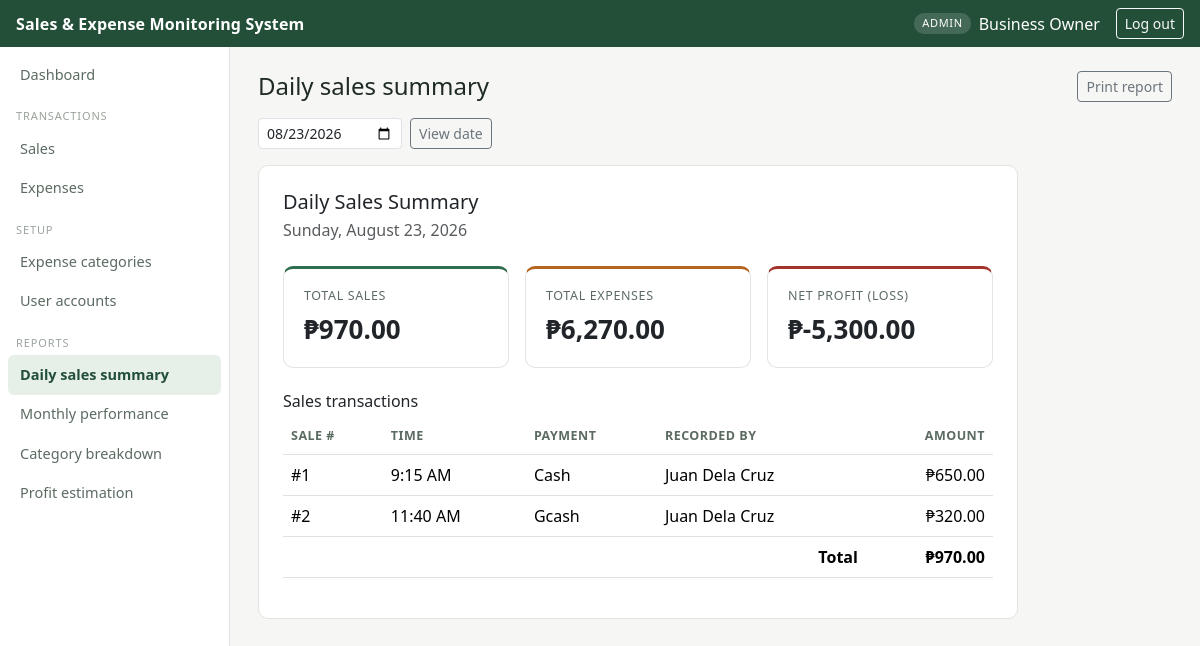
The app's page /app/modules/reports/daily_sales.php (signed in) with its own data.
### tables this page shows
CREATE TABLE sales (
    sale_id         INT AUTO_INCREMENT PRIMARY KEY,
    sale_date       DATE NOT NULL,
    sale_time       TIME NOT NULL,
    total_amount    DECIMAL(10,2) NOT NULL DEFAULT 0.00,
    payment_method  ENUM('cash', 'gcash', 'card', 'bank_transfer') NOT NULL DEFAULT 'cash',
    recorded_by     INT NOT NULL,
    created_at      TIMESTAMP NOT NULL DEFAULT CURRENT_TIMESTAMP,
    CONSTRAINT fk_sale_user
        FOREIGN KEY (recorded_by) REFERENCES users(user_id)
        ON UPDATE CASCADE ON DELETE RESTRICT,
    CONSTRAINT chk_sale_total CHECK (total_amount >= 0)
);

CREATE TABLE users (
    user_id         INT AUTO_INCREMENT PRIMARY KEY,
    username        VARCHAR(50)  NOT NULL UNIQUE,
    password_hash   VARCHAR(255) NOT NULL,
    full_name       VARCHAR(100) NOT NULL,
    role            ENUM('admin', 'staff') NOT NULL DEFAULT 'staff',
    status          ENUM('active', 'inactive') NOT NULL DEFAULT 'active',
    created_at      TIMESTAMP NOT NULL DEFAULT CURRENT_TIMESTAMP
);

### app/includes/functions.php (called while the page is built, shortened)
<?php
function peso(?float $amount): string
{
    return '₱' . number_format((float) $amount, 2);
}

### app/modules/reports/daily_sales.php (the view, shortened to what this page needs)
<?php
require_once __DIR__ . '/../../includes/auth.php';
$date = trim($_GET['date'] ?? date('Y-m-d'));
$totalSales = $totalExpenses = $netProfit = 0.0;
$profitStatus = 'No sales yet';
try {
    $row = $conn->query('SELECT @total_sales ts, @total_expenses te, @net_profit np, @profit_status ps')->fetch_assoc();
    $totalSales = (float) $row['ts'];
    $totalExpenses = (float) $row['te'];
    $netProfit = (float) $row['np'];
    $profitStatus = $row['ps'];
} catch (mysqli_sql_exception $e) {
    error_log($e->getMessage());
}
$stmt = $conn->prepare(
    'SELECT s.sale_id, s.sale_time, s.payment_method, s.total_amount, u.full_name
     FROM sales s JOIN users u ON u.user_id = s.recorded_by
     WHERE s.sale_date = ? ORDER BY s.sale_time'
);
$stmt->bind_param('s', $date);
$stmt->execute();
$sales = $stmt->get_result();
include __DIR__ . '/../../includes/header.php';
?>
<div class="d-flex justify-content-between align-items-center mb-3 no-print">
  <h1 class="h4 mb-0">Daily sales summary</h1>
  <button onclick="window.print()" class="btn btn-sm btn-outline-secondary">Print report</button>
</div>
<form class="row g-2 mb-3 no-print" method="get">
  <div class="col-auto">
    <input type="date" name="date" class="form-control form-control-sm" value="<?= htmlspecialchars($date) ?>">
  </div>
  <div class="col-auto"><button class="btn btn-sm btn-outline-secondary">View date</button></div>
</form>
<div class="card p-4" style="max-width: 760px;">
  <h2 class="h5 mb-1">Daily Sales Summary</h2>
  <p class="text-muted mb-4"><?= date('l, F j, Y', strtotime($date)) ?></p>
  <div class="row g-3 mb-4">
    <div class="col-4"><div class="stat-card accent"><div class="stat-label">Total sales</div><div class="stat-value"><?= peso($totalSales) ?></div></div></div>
    <div class="col-4"><div class="stat-card warn"><div class="stat-label">Total expenses</div><div class="stat-value"><?= peso($totalExpenses) ?></div></div></div>
    <div class="col-4"><div class="stat-card <?= $netProfit < 0 ? 'danger' : 'accent' ?>"><div class="stat-label">Net profit (<?= htmlspecialchars($profitStatus) ?>)</div><div class="stat-value"><?= peso($netProfit) ?></div></div></div>
  </div>
  <h3 class="h6">Sales transactions</h3>
  <table class="table">
    <thead><tr><th>Sale #</th><th>Time</th><th>Payment</th><th>Recorded by</th><th class="text-end">Amount</th></tr></thead>
    <tbody>
      <?php while ($s = $sales->fetch_assoc()): ?>
      <tr>
        <td>#<?= $s['sale_id'] ?></td>
        <td><?= date('g:i A', strtotime($s['sale_time'])) ?></td>
        <td><?= ucfirst(str_replace('_',' ',$s['payment_method'])) ?></td>
        <td><?= htmlspecialchars($s['full_name']) ?></td>
        <td class="text-end"><?= peso($s['total_amount']) ?></td>
      </tr>
      <?php endwhile; ?>
    </tbody>
    <tfoot>
      <tr class="fw-semibold"><td colspan="4" class="text-end">Total</td><td class="text-end"><?= peso($totalSales) ?></td></tr>
    </tfoot>
  </table>
</div>
<?php include __DIR__ . '/../../includes/footer.php'; ?>

### app/assets/css/style.css (style rules this page uses)
:root { --ink: #1f2a24; --ink-muted: #5c6b62; --surface: #f6f7f4; --card: #ffffff; --line: #e2e5df; --accent: #2f6f4f; --accent-dark: #234f39; --accent-soft: #e6efe8; --warn: #b5651d; --danger: #a3342b; }
body { background: var(--surface); color: var(--ink); font-family: "Segoe UI", Roboto, -apple-system, sans-serif; }
.card { border: 1px solid var(--line); border-radius: 10px; }
.stat-card { border: 1px solid var(--line); border-radius: 10px; background: var(--card); padding: 18px 20px; }
.stat-card .stat-label { font-size: 12.5px; color: var(--ink-muted); text-transform: uppercase; letter-spacing: .05em; }
.stat-card .stat-value { font-size: 26px; font-weight: 600; margin-top: 4px; }
.stat-card.accent { border-top: 3px solid var(--accent); }
.stat-card.warn { border-top: 3px solid var(--warn); }
.stat-card.danger { border-top: 3px solid var(--danger); }
table.table thead th { font-size: 12.5px; text-transform: uppercase; letter-spacing: .04em; color: var(--ink-muted); border-bottom-width: 1px; }

### records on screen
sales: sale_id "1", sale_time "9:15 AM", payment_method "Cash", recorded_by.full_name "Juan Dela Cruz", total_amount "₱650.00"
sales: sale_id "2", sale_time "11:40 AM", payment_method "Gcash", recorded_by.full_name "Juan Dela Cruz", total_amount "₱320.00"

### other values on screen
$user['role'] "ADMIN"
$user['full_name'] "Business Owner"
date('l, F j, Y', strtotime($date)) "Sunday, August 23, 2026"
peso($totalSales) "₱970.00"
peso($totalExpenses) "₱6,270.00"
$profitStatus "LOSS"
peso($netProfit) "₱-5,300.00"
